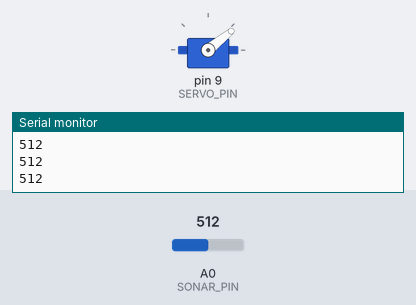
Bench run of a sketch on a simulated Arduino Uno, built with avr-gcc and run on an emulated ATmega328P. Parts: servo, the last lines printed to the serial monitor. Inputs (shaded band) come from the test bench; at power-on: A0 (SONAR_PIN) = 512.

Above: at 1.2 s.
1.3 s: A0 (SONAR_PIN) set to 22
4.3 s: A0 (SONAR_PIN) set to 17
At 4.3 s:
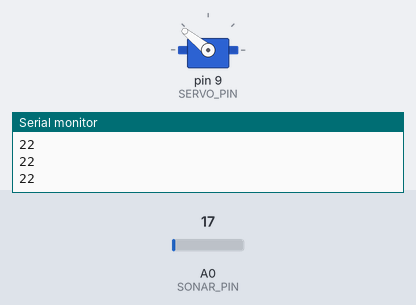
5.8 s: A0 (SONAR_PIN) set to 122
At 6.56 s:
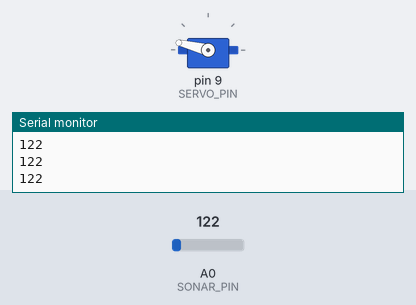
8.8 s: A0 (SONAR_PIN) set to 0
At 8.8 s:
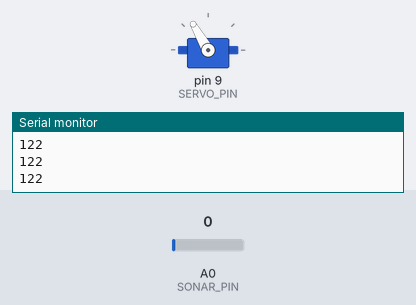
Timing chart, 0 to 11.3 s (numbered marks = the images above; inputs shaded):
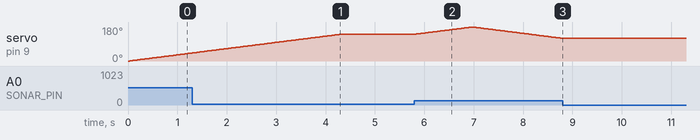

Measured:
- the behaviour switches between 21 and 20 on A0 (SONAR_PIN) (found by bisection; images 0 and 1)
- after the input at 4.3 s, servo on pin 9 (SERVO_PIN): stays 141° (without the input it goes to 142° after 0.01 s)
- after the input at 5.8 s, servo on pin 9 (SERVO_PIN): rises from 141° to 180° in 1.2 s, then falls to 120° in 1.8 s
- after the input at 8.8 s, servo on pin 9 (SERVO_PIN): stays 120° (without the input it goes to 119° after 0.01 s)

The sketch:

projectorSweep.ino
```cpp
#include <Servo.h>

#define SONAR_PIN 0
#define SERVO_PIN 9
#define SONAR_THRS 20

Servo myservo;  // create servo object to control a servo
                // a maximum of eight servo objects can be created

int pos = 0;    // variable to store the servo position
int SonarSensor = 0;

void setup()
{
  myservo.attach(SERVO_PIN);  // attaches the servo on pin 9 to the servo object
    // initialize serial:
  Serial.begin(9600);
}


void loop()
{

    for(pos = 0; pos < 180; pos += 1)  // goes from 0 degrees to 180 degrees
    { // in steps of 1 degree
      SonarSensor = analogRead(SONAR_PIN);
      Serial.println(SonarSensor);
      if (SonarSensor > SONAR_THRS)
      {
        myservo.write(pos);              // tell servo to go to position in variable 'pos'
        delay(30);                       // waits 15ms for the servo to reach the position
      }
      else
      {
        pos -= 1;
      }
    }
    for(pos = 180; pos>=1; pos-=1)     // goes from 180 degrees to 0 degrees
    {
      SonarSensor = analogRead(SONAR_PIN);
      Serial.println(SonarSensor);
      if (SonarSensor > SONAR_THRS)
      {
        myservo.write(pos);              // tell servo to go to position in variable 'pos'
        delay(30);                       // waits 15ms for the servo to reach the position
      }
      else
      {
        pos += 1;
      }
    }

}
```
